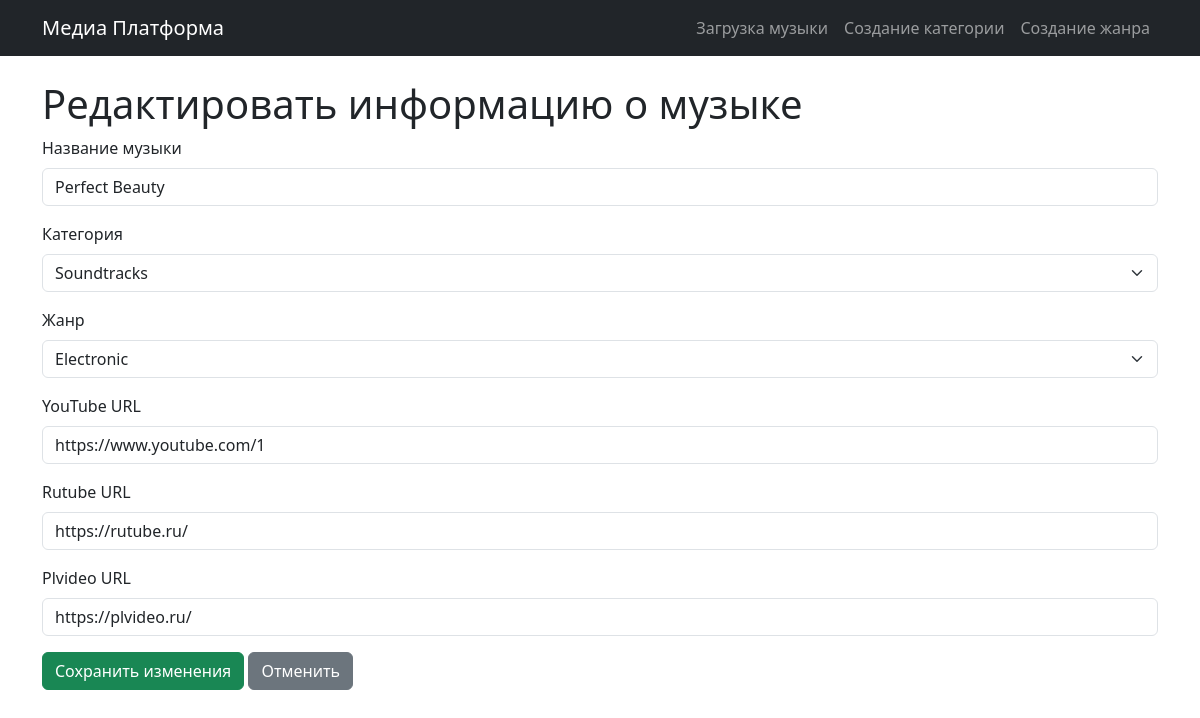
The app's page /edit-media/3 with its own data.
### app/models.py (models this page shows)
class MediaFile(Base):
    __tablename__ = "media_files"
    id = Column(Integer, primary_key=True, index=True)
    name_music = Column(String, index=True)
    file_name = Column(String, index=True)
    file_path = Column(String)
    cover_image_path = Column(String)
    category_id = Column(Integer, ForeignKey("categories.id"))
    genre_id = Column(Integer, ForeignKey("genres.id"))
    youtube_url = Column(String(255), nullable=True)
    rutube_url = Column(String(255), nullable=True)
    plvideo_url = Column(String(255), nullable=True)
    category = relationship("Category", back_populates="media_files")
    genre = relationship("Genre", back_populates="media_files")

class Category(Base):
    __tablename__ = "categories"
    id = Column(Integer, primary_key=True, index=True)
    name = Column(String, index=True)
    media_files = relationship("MediaFile", back_populates="category")

class Genre(Base):
    __tablename__ = "genres"
    id = Column(Integer, primary_key=True, index=True)
    name = Column(String, index=True)
    media_files = relationship("MediaFile", back_populates="genre")

### app/main.py (the view)
@app.get("/edit-media/{media_id}")
async def edit_media_form(request: Request, media_id: int, db: Session = Depends(get_db)):
    try:
        media_file = crud.get_media_file_by_id(db, media_id)  # Получите медиа файл по ID
        if media_file is None:
            raise HTTPException(status_code=404, detail="Медиа файл не найден")
        categories = crud.get_categories(db)
        genres = crud.get_genres(db)
        return templates.TemplateResponse("edit_media.html", {"request": request, "media_file": media_file, "categories": categories, "genres": genres})
    except SQLAlchemyError as e:
        logger.error(f"Ошибка базы данных: {e}")
        raise HTTPException(status_code=500, detail="Ошибка базы данных")

### templates/edit_media.html
{% extends "base.html" %}
{% block content %}
<h1>Редактировать информацию о музыке</h1>
<form method="post">
    <div class="mb-3">
        <label for="name_music" class="form-label">Название музыки</label>
        <input type="text" class="form-control" id="name_music" name="name_music" value="{{ media_file.name_music }}" required>
    </div>
    <div class="mb-3">
        <label for="category_id" class="form-label">Категория</label>
        <select class="form-select" id="category_id" name="category_id" required>
            {% for category in categories %}
            <option value="{{ category.id }}" {% if category.id == media_file.category_id %}selected{% endif %}>{{ category.name }}</option>
            {% endfor %}
        </select>
    </div>
    <div class="mb-3">
        <label for="genre_id" class="form-label">Жанр</label>
        <select class="form-select" id="genre_id" name="genre_id" required>
            {% for genre in genres %}
            <option value="{{ genre.id }}" {% if genre.id == media_file.genre_id %}selected{% endif %}>{{ genre.name }}</option>
            {% endfor %}
        </select>
    </div>
    <div class="mb-3">
        <label for="youtube_url" class="form-label">YouTube URL</label>
        <input type="url" class="form-control" id="youtube_url" name="youtube_url" value="{{ media_file.youtube_url }}">
    </div>
    <div class="mb-3">
        <label for="rutube_url" class="form-label">Rutube URL</label>
        <input type="url" class="form-control" id="rutube_url" name="rutube_url" value="{{ media_file.rutube_url }}">
    </div>
    <div class="mb-3">
        <label for="plvideo_url" class="form-label">Plvideo URL</label>
        <input type="url" class="form-control" id="plvideo_url" name="plvideo_url" value="{{ media_file.plvideo_url }}">
    </div>
    <button type="submit" class="btn btn-success">Сохранить изменения</button>
    <a href="/" class="btn btn-secondary">Отменить</a>
</form>
{% endblock %}

### records on screen
MediaFile: name_music "Perfect Beauty", category_id "Soundtracks", genre_id "Electronic", youtube_url "https://www.youtube.com/1", rutube_url "https://rutube.ru/", plvideo_url "https://plvideo.ru/"
